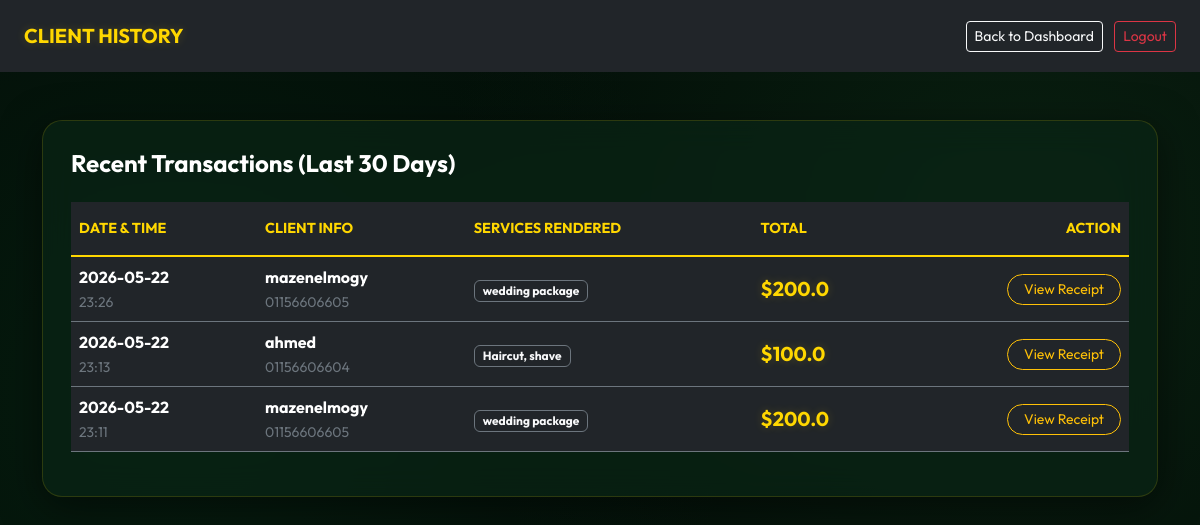
/clients (signed in), run on the app's committed database.
### app.py (models this page shows)
class Transaction(db.Model):
    id = db.Column(db.Integer, primary_key=True)
    name = db.Column(db.String(100), nullable=False)
    phone = db.Column(db.String(20))
    total_price = db.Column(db.Float)
    timestamp = db.Column(db.DateTime, default=datetime.now)
    client_id = db.Column(db.Integer, db.ForeignKey('client.id'), nullable=True)
    barber_id = db.Column(db.Integer, db.ForeignKey('barber.id'), nullable=True)
    barber_cut = db.Column(db.Float, default=0.0)
    barber = db.relationship('Barber', backref='transactions')
    payment_method = db.Column(db.String(20), default='Cash')
    discount = db.Column(db.Float, default=0.0)
    products_list = db.relationship('TransactionProduct', backref='transaction', lazy=True, cascade="all, delete-orphan")
    services_list = db.relationship('TransactionService', backref='transaction', lazy=True, cascade="all, delete-orphan")
    @property
    def services(self):
        return ", ".join([ts.service_name for ts in self.services_list])

class TransactionService(db.Model):
    id = db.Column(db.Integer, primary_key=True)
    transaction_id = db.Column(db.Integer, db.ForeignKey('transaction.id'), nullable=False)
    service_id = db.Column(db.Integer, db.ForeignKey('service.id'), nullable=True)
    service_name = db.Column(db.String(100), nullable=False)
    price_charged = db.Column(db.Float, nullable=False)

### app.py (the view)
@app.route('/clients')
@login_required
def clients():
    thirty_days_ago = datetime.now() - timedelta(days=30)
    recent_transactions = Transaction.query.filter(Transaction.timestamp >= thirty_days_ago).order_by(Transaction.timestamp.desc()).all()
    return render_template('clients.html', transactions=recent_transactions)

### app.py (called while the page is built, shortened)
@login_manager.user_loader
def load_user(user_id):
    return User.query.get(int(user_id))

@app.context_processor
def inject_translations():
    lang = session.get('lang', 'en')
    translations = {}
    def t(key, default_english):
        return translations.get(key, default_english)
    return dict(t=t, current_lang=lang)

@app.context_processor
def inject_global_data():
    lang = session.get('lang', 'en')
    translations = {}
    def t(key, default_english):
        return translations.get(key, default_english)
    low_stock_count = 0
    if current_user.is_authenticated and current_user.role == 'owner':
        low_stock_count = Product.query.filter(Product.is_active == True, Product.stock <= Product.low_stock_threshold).count()
    return dict(t=t, current_lang=lang, low_stock_count=low_stock_count)

### templates/clients.html (shortened to what this page needs)
<!DOCTYPE html>
<html lang="en">
<head>
    <link href="https://cdn.jsdelivr.net/npm/bootstrap@5.3.0/dist/css/bootstrap.min.css" rel="stylesheet">
    <link rel="stylesheet" href="{{ url_for('static', filename='style.css') }}">
</head>
<body>
<nav class="navbar navbar-dark bg-dark px-4 py-3 sticky-top animate-fade">
    <span class="navbar-brand text-gold fw-bold">CLIENT HISTORY</span>
    <div>
        <a href="/cashier" class="btn btn-outline-light btn-sm me-2">Back to Dashboard</a>
        <a href="/logout" class="btn btn-outline-danger btn-sm">Logout</a>
    </div>
</nav>
<div class="container mt-5">
    <div class="luxury-card animate-fade-up">
        <h4 class="mb-4 text-white fw-bold">Recent Transactions (Last 30 Days)</h4>
        <div class="table-responsive">
            <table class="table table-dark table-hover table-borderless">
                <thead>
                    <tr class="text-secondary border-bottom border-secondary">
                        <th class="py-3">DATE & TIME</th>
                        <th class="py-3">CLIENT INFO</th>
                        <th class="py-3">SERVICES RENDERED</th>
                        <th class="py-3">TOTAL</th>
                        <th class="text-end py-3">ACTION</th>
                    </tr>
                </thead>
                <tbody>
                    {% for t in transactions %}
                    <tr class="border-bottom border-secondary align-middle">
                        <td>
                            <div class="text-white fw-bold">{{ t.timestamp.strftime('%Y-%m-%d') }}</div>
                            <small class="text-secondary">{{ t.timestamp.strftime('%H:%M') }}</small>
                        </td>
                        <td>
                            <div class="fw-bold text-white">{{ t.name }}</div>
                            <small class="text-secondary">{{ t.phone }}</small>
                        </td>
                        <td><span class="badge bg-dark border border-secondary text-light px-2 py-1">{{ t.services }}</span></td>
                        <td class="fw-bold text-gold fs-5">${{ t.total_price }}</td>
                        <td class="text-end">
                            <a href="/receipt/{{ t.id }}" class="btn btn-sm btn-outline-warning rounded-pill px-3">View Receipt</a>
                        </td>
                    </tr>
                    {% else %}
                    <tr>
                        <td colspan="5" class="text-center py-5 text-secondary">No recent transactions found.</td>
                    </tr>
                    {% endfor %}
                </tbody>
            </table>
        </div>
    </div>
</div>
</body>
</html>

### static/style.css (style rules this page uses)
:root { --bg-deep: #030e08; --card-bg: rgba(10, 38, 22, 0.65); --gold-bright: #FFD700; --gold-dark: #b8962d; --text-pure: #FFFFFF; --text-sage: #A3C2B1; --neon-glow: rgba(255, 215, 0, 0.3); --border-color: rgba(255, 215, 0, 0.15); }
body { background-color: var(--bg-deep); background-image: radial-gradient(circle at 15% 50%, rgba(10, 50, 25, 0.4), transparent 50%), radial-gradient(circle at 85% 30%, rgba(20, 60, 30, 0.4), transparent 50%); color: var(--text-pure); font-family: 'Outfit', sans-serif; min-height: 100vh; }
.luxury-card { background: var(--card-bg); backdrop-filter: blur(16px); -webkit-backdrop-filter: blur(16px); border: 1px solid var(--border-color); border-radius: 20px; padding: 28px; box-shadow: 0 10px 40px rgba(0, 0, 0, 0.5); transition: all 0.4s cubic-bezier(0.175, 0.885, 0.32, 1.275); }
.text-gold { color: var(--gold-bright) !important; text-shadow: 0 0 10px rgba(255, 215, 0, 0.2); }
.table { color: var(--text-pure); }
.table thead th { border-bottom: 2px solid var(--gold-bright); color: var(--gold-bright); font-size: 0.9rem; text-transform: uppercase; }
.table tbody tr { border-bottom: 1px dashed rgba(163, 194, 177, 0.2); transition: 0.2s; }

### data on the page
Transaction: timestamp "2026-05-22", timestamp "23:26", name "mazenelmogy", phone "01156606605", services "wedding package", total_price "200.0"
Transaction: timestamp "2026-05-22", timestamp "23:13", name "ahmed", phone "01156606604", services "Haircut, shave", total_price "100.0"
Transaction: timestamp "2026-05-22", timestamp "23:11", name "mazenelmogy", phone "01156606605", services "wedding package", total_price "200.0"
